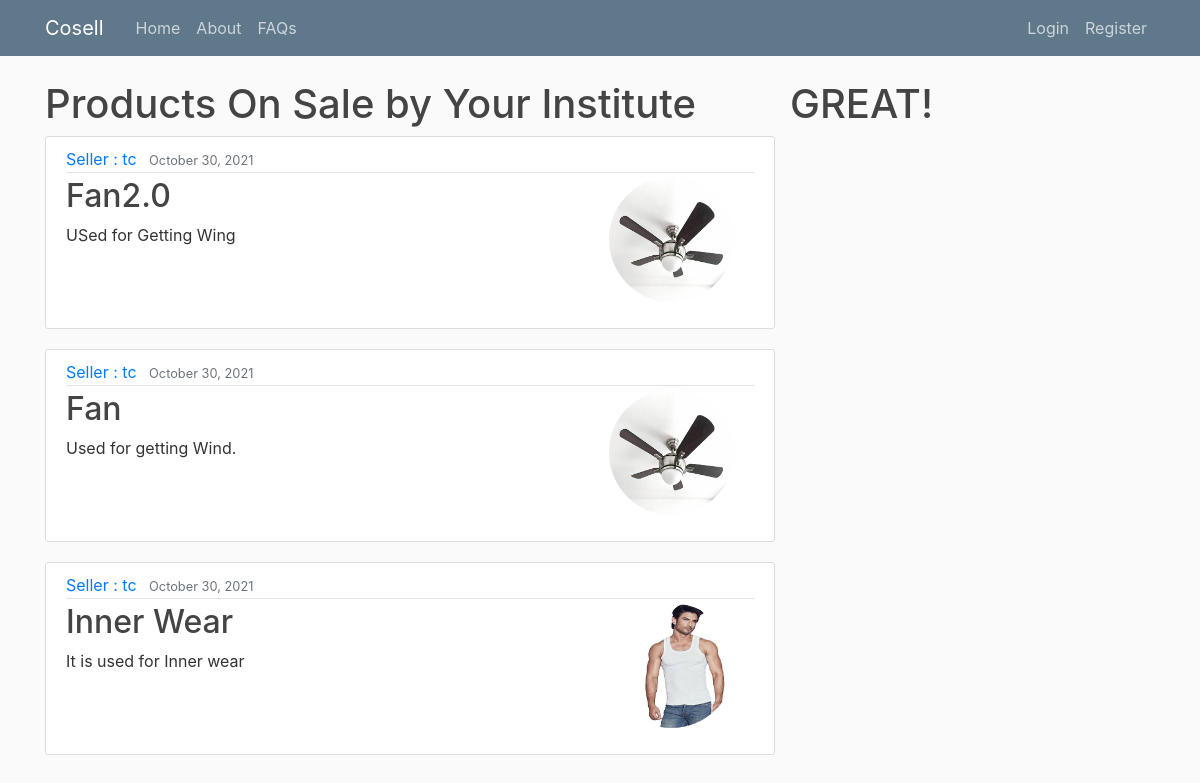
The page /user/tc/ on the database its author committed.
### CosellApp/models.py (models this page shows, shortened)
class Product(models.Model):
    Id = models.AutoField(primary_key=True)
    Name = models.CharField(max_length=100)
    Description = models.TextField(blank=False)  # Description is must
    Price = models.PositiveIntegerField()
    DateTime = models.DateTimeField(default=timezone.now)
    SellerInfo = models.ForeignKey(Student, on_delete=models.CASCADE)
    Photo = models.ImageField(
        default='Balti.jpg', upload_to='ProductImages')
    payment = models.ForeignKey(Payment, null=True, on_delete=models.CASCADE)

class Student(models.Model):
    user = models.ForeignKey(User, on_delete=models.CASCADE)
    Premium = models.BooleanField(default=False)
    MobileNumber = models.CharField(max_length=10)
    class college_list(models.Model):
        COLLEGE_CHOICES = [
            ('IIITV', 'Indian Institute of Information Technology Vadodara (Gandhinagar Campus)'),
            ('IITB', 'Indian Institute of Technology Bombay'),
            ('IIITL', 'Indian Institute of Information Technology Lucknow'),
            ('IITK', 'Indian Institute of Technology Kanpur'),
            ('GEC', 'Government Engineering College,Gandhinagar'),
        ]
    college = models.CharField(
        max_length=5, choices=college_list.COLLEGE_CHOICES)

### CosellApp/views.py (the view)
# urls.py: path('user/<str:username>/', UserPostListView.as_view(),
class UserPostListView(ListView):
    model = Product
    template_name = '../templates/user_college_product.html'
    context_object_name = 'products'
    def get_queryset(self):
        user1 = get_object_or_404(User, username=self.kwargs.get('username'))
        return Product.objects.filter(SellerInfo__college=Student.objects.filter(user=user1).first().college).order_by('-DateTime')

### templates/user_college_product.html
{% extends "base.html" %}
{% block content %}
<h1>Products On Sale by Your Institute</h1>
    {% for product in products %}
        <article class="media content-section">
          <div class="media-body">
            <div class="article-metadata">
              <a class="mr-2" href="{%url 'user-college-products' product.SellerInfo.user.username %}">Seller : {{ product.SellerInfo.user.username }}</a>
              <small class="text-muted">{{ product.DateTime|date:"F d, Y" }}</small>
            </div>
            <div>
              <img style="float: right" class="rounded-circle account-img" src="{{ product.Photo.url }}">
              <h2 ><a class="article-title" href="{% url 'product-detail' product.pk %}">{{ product.Name}}</a></h2>
              <p class="article-content">{{ product.Description }}</p>
            </div>
          </div>
        </article>
    {% endfor %}
{% endblock content %}

### static/main.css (style rules this page uses)
body { background: #fafafa; color: #333333; margin-top: 5rem; }
h1, h2, h3, h4, h5, h6 { color: #444444; }
.content-section { background: #ffffff; padding: 10px 20px; border: 1px solid #dddddd; border-radius: 3px; margin-bottom: 20px; }
.article-title { color: #444444; }
.article-content { white-space: pre-line; }
.article-metadata { padding-bottom: 1px; margin-bottom: 4px; border-bottom: 1px solid #e3e3e3 }
.account-img { height: 125px; width: 125px; margin-right: 20px; margin-bottom: 16px; }

### rows shown on the page
Product: SellerInfo.user.username "tc", DateTime "October 30, 2021", Photo (picture), Name "Fan2.0", Description "USed for Getting Wing"
Product: SellerInfo.user.username "tc", DateTime "October 30, 2021", Photo (picture), Name "Fan", Description "Used for getting Wind."
Product: SellerInfo.user.username "tc", DateTime "October 30, 2021", Photo (picture), Name "Inner Wear", Description "It is used for Inner wear"
